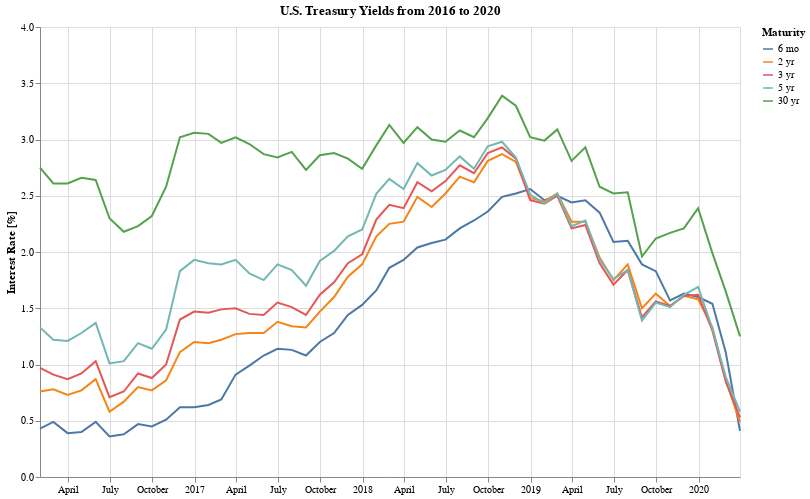

Notebook code cell kept with this figure:
### Markdown cell above
### Same chart as above, just a different mix of instruments

### Code cell
years = range(2016, 2021)
fields = ['Date', '6 mo', '2 yr', '3 yr', '5 yr', '30 yr']

dfm = fetchTsRates(years)[fields].melt(id_vars='Date', var_name='Maturity')

alt.Chart(dfm).mark_line().encode(
    alt.X('Date:T', axis=alt.Axis(title='')),
    alt.Y('value:Q',
          axis=alt.Axis(title='Interest Rate [%]'),
          scale=alt.Scale(domain=[np.floor(dfm['value'].apply(float).min()), np.ceil(dfm['value'].apply(float).max())])),
    alt.Color('Maturity:N', sort=fields[1:]),
    tooltip=[alt.Tooltip('Date:T', format='%b %Y'), alt.Tooltip('Maturity:N'), alt.Tooltip('value:Q')]
).properties(
    title='U.S. Treasury Yields from {y1} to {y2}'.format(y1=min(years), y2=max(years)),
    height=450,
    width=700
)

### Figure 1 — Vega-Lite specification as saved in the notebook (floating-point values rounded to 4 significant figures; data arrays with more than 128 entries replaced by an {"elided": "..."} marker saying what was removed)
{"config": {"view": {"continuousWidth": 400, "continuousHeight": 300}}, "data": {"name": "data-9b53adbe33080fa370533e961d4c70f7"}, "mark": "line", "encoding": {"color": {"type": "nominal", "field": "Maturity", "sort": ["6 mo", "2 yr", "3 yr", "5 yr", "30 yr"]}, "tooltip": [{"type": "temporal", "field": "Date", "format": "%b %Y"}, {"type": "nominal", "field": "Maturity"}, {"type": "quantitative", "field": "value"}], "x": {"type": "temporal", "axis": {"title": ""}, "field": "Date"}, "y": {"type": "quantitative", "axis": {"title": "Interest Rate [%]"}, "field": "value", "scale": {"domain": [0.0, 4.0]}}}, "height": 450, "title": "U.S. Treasury Yields from 2016 to 2020", "width": 700, "$schema": "https://vega.github.io/schema/vega-lite/v4.0.2.json", "datasets": {"data-9b53adbe33080fa370533e961d4c70f7": {"elided": "255 records"}}}
